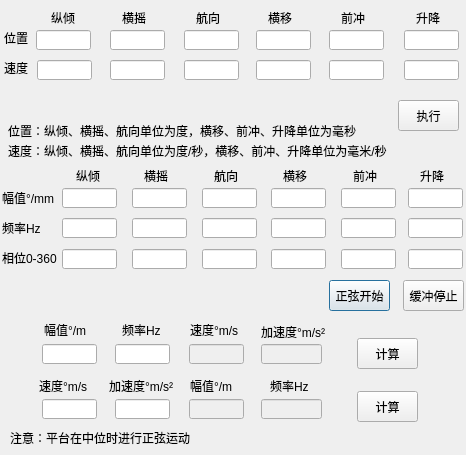
<?xml version="1.0" encoding="UTF-8"?>
<ui version="4.0">
 <class>MotusSine</class>
 <widget class="QDialog" name="MotusSine">
  <property name="geometry">
   <rect>
    <x>0</x>
    <y>0</y>
    <width>466</width>
    <height>455</height>
   </rect>
  </property>
  <property name="windowTitle">
   <string>Dialog</string>
  </property>
  <widget class="QLabel" name="hengyaolabel">
   <property name="geometry">
    <rect>
     <x>144</x>
     <y>168</y>
     <width>31</width>
     <height>16</height>
    </rect>
   </property>
   <property name="text">
    <string>横摇</string>
   </property>
  </widget>
  <widget class="QLineEdit" name="hangxiangvalueEdit">
   <property name="geometry">
    <rect>
     <x>202</x>
     <y>188</y>
     <width>55</width>
     <height>20</height>
    </rect>
   </property>
  </widget>
  <widget class="QLineEdit" name="hengyivalueEdit">
   <property name="geometry">
    <rect>
     <x>271</x>
     <y>188</y>
     <width>55</width>
     <height>20</height>
    </rect>
   </property>
  </widget>
  <widget class="QLineEdit" name="zongqingvalueEdit">
   <property name="geometry">
    <rect>
     <x>62</x>
     <y>188</y>
     <width>55</width>
     <height>20</height>
    </rect>
   </property>
  </widget>
  <widget class="QLabel" name="shengjianglabel">
   <property name="geometry">
    <rect>
     <x>420</x>
     <y>168</y>
     <width>31</width>
     <height>16</height>
    </rect>
   </property>
   <property name="text">
    <string>升降</string>
   </property>
  </widget>
  <widget class="QLabel" name="poslabel">
   <property name="geometry">
    <rect>
     <x>2</x>
     <y>190</y>
     <width>61</width>
     <height>16</height>
    </rect>
   </property>
   <property name="text">
    <string>幅值°/mm</string>
   </property>
  </widget>
  <widget class="QLabel" name="zongqinglabel">
   <property name="geometry">
    <rect>
     <x>76</x>
     <y>168</y>
     <width>31</width>
     <height>16</height>
    </rect>
   </property>
   <property name="text">
    <string>纵倾</string>
   </property>
  </widget>
  <widget class="QLineEdit" name="qianchongvalueEdit">
   <property name="geometry">
    <rect>
     <x>341</x>
     <y>188</y>
     <width>55</width>
     <height>20</height>
    </rect>
   </property>
  </widget>
  <widget class="QLineEdit" name="shengjiangvalueEdit">
   <property name="geometry">
    <rect>
     <x>408</x>
     <y>188</y>
     <width>55</width>
     <height>20</height>
    </rect>
   </property>
  </widget>
  <widget class="QLabel" name="speedlabel">
   <property name="geometry">
    <rect>
     <x>2</x>
     <y>220</y>
     <width>51</width>
     <height>16</height>
    </rect>
   </property>
   <property name="text">
    <string>频率Hz</string>
   </property>
  </widget>
  <widget class="QLabel" name="hangxianglabel">
   <property name="geometry">
    <rect>
     <x>214</x>
     <y>168</y>
     <width>31</width>
     <height>16</height>
    </rect>
   </property>
   <property name="text">
    <string>航向</string>
   </property>
  </widget>
  <widget class="QLineEdit" name="qianchongfreEdit">
   <property name="geometry">
    <rect>
     <x>341</x>
     <y>218</y>
     <width>55</width>
     <height>20</height>
    </rect>
   </property>
  </widget>
  <widget class="QLineEdit" name="hengyaofreEdit">
   <property name="geometry">
    <rect>
     <x>132</x>
     <y>218</y>
     <width>55</width>
     <height>20</height>
    </rect>
   </property>
  </widget>
  <widget class="QLineEdit" name="zongqingfreEdit">
   <property name="geometry">
    <rect>
     <x>62</x>
     <y>218</y>
     <width>55</width>
     <height>20</height>
    </rect>
   </property>
  </widget>
  <widget class="QLineEdit" name="hengyaovalueEdit">
   <property name="geometry">
    <rect>
     <x>132</x>
     <y>188</y>
     <width>55</width>
     <height>20</height>
    </rect>
   </property>
  </widget>
  <widget class="QLineEdit" name="hengyifreEdit">
   <property name="geometry">
    <rect>
     <x>271</x>
     <y>218</y>
     <width>55</width>
     <height>20</height>
    </rect>
   </property>
  </widget>
  <widget class="QLabel" name="qianchonglabel">
   <property name="geometry">
    <rect>
     <x>353</x>
     <y>168</y>
     <width>31</width>
     <height>16</height>
    </rect>
   </property>
   <property name="text">
    <string>前冲</string>
   </property>
  </widget>
  <widget class="QLineEdit" name="shengjiangfreEdit">
   <property name="geometry">
    <rect>
     <x>408</x>
     <y>218</y>
     <width>55</width>
     <height>20</height>
    </rect>
   </property>
  </widget>
  <widget class="QLineEdit" name="hangxiangfreEdit">
   <property name="geometry">
    <rect>
     <x>202</x>
     <y>218</y>
     <width>55</width>
     <height>20</height>
    </rect>
   </property>
  </widget>
  <widget class="QLabel" name="hengyilabel">
   <property name="geometry">
    <rect>
     <x>283</x>
     <y>168</y>
     <width>31</width>
     <height>16</height>
    </rect>
   </property>
   <property name="text">
    <string>横移</string>
   </property>
  </widget>
  <widget class="QPushButton" name="sinStartButton">
   <property name="geometry">
    <rect>
     <x>329</x>
     <y>280</y>
     <width>61</width>
     <height>31</height>
    </rect>
   </property>
   <property name="text">
    <string>正弦开始</string>
   </property>
  </widget>
  <widget class="QLineEdit" name="hengyiphaseEdit">
   <property name="geometry">
    <rect>
     <x>271</x>
     <y>249</y>
     <width>55</width>
     <height>20</height>
    </rect>
   </property>
  </widget>
  <widget class="QLineEdit" name="shengjiangphaseEdit">
   <property name="geometry">
    <rect>
     <x>408</x>
     <y>249</y>
     <width>55</width>
     <height>20</height>
    </rect>
   </property>
  </widget>
  <widget class="QLineEdit" name="hangxiangphaseEdit">
   <property name="geometry">
    <rect>
     <x>202</x>
     <y>249</y>
     <width>55</width>
     <height>20</height>
    </rect>
   </property>
  </widget>
  <widget class="QLineEdit" name="qianchongphaseEdit">
   <property name="geometry">
    <rect>
     <x>341</x>
     <y>249</y>
     <width>55</width>
     <height>20</height>
    </rect>
   </property>
  </widget>
  <widget class="QLineEdit" name="hengyaophaseEdit">
   <property name="geometry">
    <rect>
     <x>132</x>
     <y>249</y>
     <width>55</width>
     <height>20</height>
    </rect>
   </property>
  </widget>
  <widget class="QLineEdit" name="zongqingphaseEdit">
   <property name="geometry">
    <rect>
     <x>62</x>
     <y>249</y>
     <width>55</width>
     <height>20</height>
    </rect>
   </property>
  </widget>
  <widget class="QLabel" name="phaselabel">
   <property name="geometry">
    <rect>
     <x>2</x>
     <y>250</y>
     <width>61</width>
     <height>16</height>
    </rect>
   </property>
   <property name="text">
    <string>相位0-360</string>
   </property>
  </widget>
  <widget class="QPushButton" name="buffStopButton">
   <property name="geometry">
    <rect>
     <x>403</x>
     <y>280</y>
     <width>61</width>
     <height>31</height>
    </rect>
   </property>
   <property name="text">
    <string>缓冲停止</string>
   </property>
  </widget>
  <widget class="QLineEdit" name="valueEdit">
   <property name="geometry">
    <rect>
     <x>42</x>
     <y>344</y>
     <width>55</width>
     <height>20</height>
    </rect>
   </property>
  </widget>
  <widget class="QLineEdit" name="accEdit">
   <property name="enabled">
    <bool>false</bool>
   </property>
   <property name="geometry">
    <rect>
     <x>261</x>
     <y>344</y>
     <width>61</width>
     <height>20</height>
    </rect>
   </property>
  </widget>
  <widget class="QLineEdit" name="freEdit">
   <property name="geometry">
    <rect>
     <x>115</x>
     <y>344</y>
     <width>55</width>
     <height>20</height>
    </rect>
   </property>
  </widget>
  <widget class="QLineEdit" name="speedEdit">
   <property name="enabled">
    <bool>false</bool>
   </property>
   <property name="geometry">
    <rect>
     <x>189</x>
     <y>344</y>
     <width>55</width>
     <height>20</height>
    </rect>
   </property>
  </widget>
  <widget class="QLineEdit" name="valueedit">
   <property name="enabled">
    <bool>false</bool>
   </property>
   <property name="geometry">
    <rect>
     <x>189</x>
     <y>399</y>
     <width>55</width>
     <height>20</height>
    </rect>
   </property>
  </widget>
  <widget class="QLineEdit" name="freedit">
   <property name="enabled">
    <bool>false</bool>
   </property>
   <property name="geometry">
    <rect>
     <x>261</x>
     <y>399</y>
     <width>61</width>
     <height>20</height>
    </rect>
   </property>
  </widget>
  <widget class="QLineEdit" name="speededit">
   <property name="geometry">
    <rect>
     <x>42</x>
     <y>399</y>
     <width>55</width>
     <height>20</height>
    </rect>
   </property>
  </widget>
  <widget class="QLineEdit" name="accedit">
   <property name="geometry">
    <rect>
     <x>115</x>
     <y>399</y>
     <width>55</width>
     <height>20</height>
    </rect>
   </property>
  </widget>
  <widget class="QPushButton" name="calButton">
   <property name="geometry">
    <rect>
     <x>357</x>
     <y>338</y>
     <width>61</width>
     <height>31</height>
    </rect>
   </property>
   <property name="text">
    <string>计算</string>
   </property>
  </widget>
  <widget class="QPushButton" name="calbutton">
   <property name="geometry">
    <rect>
     <x>357</x>
     <y>391</y>
     <width>61</width>
     <height>31</height>
    </rect>
   </property>
   <property name="text">
    <string>计算</string>
   </property>
  </widget>
  <widget class="QLabel" name="valueLabel">
   <property name="geometry">
    <rect>
     <x>44</x>
     <y>324</y>
     <width>54</width>
     <height>12</height>
    </rect>
   </property>
   <property name="text">
    <string>幅值°/m</string>
   </property>
  </widget>
  <widget class="QLabel" name="FreLabel">
   <property name="geometry">
    <rect>
     <x>122</x>
     <y>322</y>
     <width>41</width>
     <height>16</height>
    </rect>
   </property>
   <property name="text">
    <string>频率Hz</string>
   </property>
  </widget>
  <widget class="QLabel" name="speedLabel">
   <property name="geometry">
    <rect>
     <x>190</x>
     <y>324</y>
     <width>54</width>
     <height>12</height>
    </rect>
   </property>
   <property name="text">
    <string>速度°m/s</string>
   </property>
  </widget>
  <widget class="QLabel" name="accLabel">
   <property name="geometry">
    <rect>
     <x>261</x>
     <y>324</y>
     <width>71</width>
     <height>16</height>
    </rect>
   </property>
   <property name="text">
    <string>加速度°m/s²</string>
   </property>
  </widget>
  <widget class="QLabel" name="label_7">
   <property name="geometry">
    <rect>
     <x>270</x>
     <y>378</y>
     <width>41</width>
     <height>16</height>
    </rect>
   </property>
   <property name="text">
    <string>频率Hz</string>
   </property>
  </widget>
  <widget class="QLabel" name="speedlabel_3">
   <property name="geometry">
    <rect>
     <x>39</x>
     <y>378</y>
     <width>61</width>
     <height>16</height>
    </rect>
   </property>
   <property name="text">
    <string>速度°m/s</string>
   </property>
  </widget>
  <widget class="QLabel" name="acclabel">
   <property name="geometry">
    <rect>
     <x>109</x>
     <y>378</y>
     <width>71</width>
     <height>16</height>
    </rect>
   </property>
   <property name="text">
    <string>加速度°m/s²</string>
   </property>
  </widget>
  <widget class="QLabel" name="valuelabel">
   <property name="geometry">
    <rect>
     <x>190</x>
     <y>380</y>
     <width>54</width>
     <height>12</height>
    </rect>
   </property>
   <property name="text">
    <string>幅值°/m</string>
   </property>
  </widget>
  <widget class="QLabel" name="messagelabel">
   <property name="geometry">
    <rect>
     <x>10</x>
     <y>430</y>
     <width>191</width>
     <height>16</height>
    </rect>
   </property>
   <property name="text">
    <string>注意：平台在中位时进行正弦运动</string>
   </property>
  </widget>
  <widget class="QLabel" name="qianchonglabel_2">
   <property name="geometry">
    <rect>
     <x>341</x>
     <y>10</y>
     <width>31</width>
     <height>16</height>
    </rect>
   </property>
   <property name="text">
    <string>前冲</string>
   </property>
  </widget>
  <widget class="QLabel" name="zongqinglabel_2">
   <property name="geometry">
    <rect>
     <x>51</x>
     <y>10</y>
     <width>31</width>
     <height>16</height>
    </rect>
   </property>
   <property name="text">
    <string>纵倾</string>
   </property>
  </widget>
  <widget class="QLabel" name="shengjianglabel_2">
   <property name="geometry">
    <rect>
     <x>416</x>
     <y>10</y>
     <width>31</width>
     <height>16</height>
    </rect>
   </property>
   <property name="text">
    <string>升降</string>
   </property>
  </widget>
  <widget class="QLineEdit" name="hangxiangspeedEdit">
   <property name="geometry">
    <rect>
     <x>184</x>
     <y>60</y>
     <width>55</width>
     <height>20</height>
    </rect>
   </property>
  </widget>
  <widget class="QLabel" name="hangxianglabel_2">
   <property name="geometry">
    <rect>
     <x>196</x>
     <y>10</y>
     <width>31</width>
     <height>16</height>
    </rect>
   </property>
   <property name="text">
    <string>航向</string>
   </property>
  </widget>
  <widget class="QLabel" name="posremarklabel">
   <property name="geometry">
    <rect>
     <x>8</x>
     <y>120</y>
     <width>351</width>
     <height>21</height>
    </rect>
   </property>
   <property name="text">
    <string>位置：纵倾、横摇、航向单位为度，横移、前冲、升降单位为毫秒</string>
   </property>
  </widget>
  <widget class="QLineEdit" name="qianchongposEdit">
   <property name="geometry">
    <rect>
     <x>329</x>
     <y>30</y>
     <width>55</width>
     <height>20</height>
    </rect>
   </property>
  </widget>
  <widget class="QLabel" name="speedlabel_2">
   <property name="geometry">
    <rect>
     <x>4</x>
     <y>60</y>
     <width>31</width>
     <height>16</height>
    </rect>
   </property>
   <property name="text">
    <string>速度</string>
   </property>
  </widget>
  <widget class="QLabel" name="speedremarklabel">
   <property name="geometry">
    <rect>
     <x>8</x>
     <y>140</y>
     <width>391</width>
     <height>21</height>
    </rect>
   </property>
   <property name="text">
    <string>速度：纵倾、横摇、航向单位为度/秒，横移、前冲、升降单位为毫米/秒</string>
   </property>
  </widget>
  <widget class="QLineEdit" name="zongqingspeedEdit">
   <property name="geometry">
    <rect>
     <x>37</x>
     <y>60</y>
     <width>55</width>
     <height>20</height>
    </rect>
   </property>
  </widget>
  <widget class="QLineEdit" name="shengjiangspeedEdit">
   <property name="geometry">
    <rect>
     <x>404</x>
     <y>60</y>
     <width>55</width>
     <height>20</height>
    </rect>
   </property>
  </widget>
  <widget class="QLabel" name="hengyilabel_2">
   <property name="geometry">
    <rect>
     <x>268</x>
     <y>10</y>
     <width>31</width>
     <height>16</height>
    </rect>
   </property>
   <property name="text">
    <string>横移</string>
   </property>
  </widget>
  <widget class="QLineEdit" name="shengjiangposEdit">
   <property name="geometry">
    <rect>
     <x>404</x>
     <y>30</y>
     <width>55</width>
     <height>20</height>
    </rect>
   </property>
  </widget>
  <widget class="QLineEdit" name="hengyispeedEdit">
   <property name="geometry">
    <rect>
     <x>256</x>
     <y>60</y>
     <width>55</width>
     <height>20</height>
    </rect>
   </property>
  </widget>
  <widget class="QPushButton" name="carryOutButton">
   <property name="geometry">
    <rect>
     <x>398</x>
     <y>100</y>
     <width>61</width>
     <height>31</height>
    </rect>
   </property>
   <property name="text">
    <string>执行</string>
   </property>
  </widget>
  <widget class="QLineEdit" name="qianchongspeedEdit">
   <property name="geometry">
    <rect>
     <x>329</x>
     <y>60</y>
     <width>55</width>
     <height>20</height>
    </rect>
   </property>
  </widget>
  <widget class="QLabel" name="poslabel_2">
   <property name="geometry">
    <rect>
     <x>4</x>
     <y>30</y>
     <width>31</width>
     <height>16</height>
    </rect>
   </property>
   <property name="text">
    <string>位置</string>
   </property>
  </widget>
  <widget class="QLineEdit" name="zongqingposEdit">
   <property name="geometry">
    <rect>
     <x>36</x>
     <y>30</y>
     <width>55</width>
     <height>20</height>
    </rect>
   </property>
  </widget>
  <widget class="QLineEdit" name="hengyaoposEdit">
   <property name="geometry">
    <rect>
     <x>110</x>
     <y>30</y>
     <width>55</width>
     <height>20</height>
    </rect>
   </property>
  </widget>
  <widget class="QLineEdit" name="hengyiposEdit">
   <property name="geometry">
    <rect>
     <x>256</x>
     <y>30</y>
     <width>55</width>
     <height>20</height>
    </rect>
   </property>
  </widget>
  <widget class="QLabel" name="hengyaolabel_2">
   <property name="geometry">
    <rect>
     <x>122</x>
     <y>10</y>
     <width>31</width>
     <height>16</height>
    </rect>
   </property>
   <property name="text">
    <string>横摇</string>
   </property>
  </widget>
  <widget class="QLineEdit" name="hangxiangposEdit">
   <property name="geometry">
    <rect>
     <x>184</x>
     <y>30</y>
     <width>55</width>
     <height>20</height>
    </rect>
   </property>
  </widget>
  <widget class="QLineEdit" name="hengyaospeedEdit">
   <property name="geometry">
    <rect>
     <x>110</x>
     <y>60</y>
     <width>55</width>
     <height>20</height>
    </rect>
   </property>
  </widget>
 </widget>
 <resources/>
 <connections/>
</ui>
